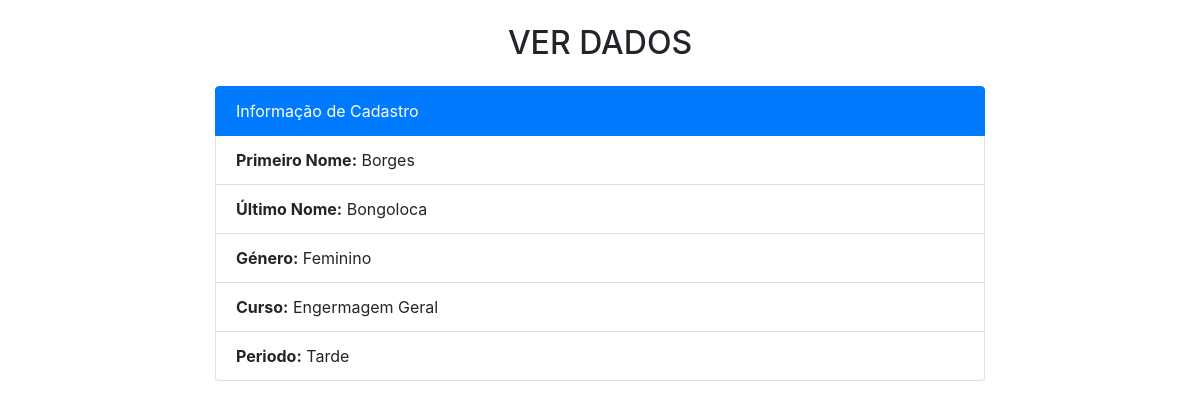
/ver.php?inscrito=75, run on the app's committed database.
### tables this page shows
CREATE TABLE `inscricao` (
  `id` int(15) NOT NULL,
  `primeiro_nome` varchar(100) NOT NULL,
  `ultimo_nome` varchar(100) NOT NULL,
  `genero` varchar(100) NOT NULL,
  `curso` varchar(100) NOT NULL,
  `periodo` varchar(100) DEFAULT NULL
);

### config/Database.php (called while the page is built, shortened)
<?php
class Conexao{
	public $pdo;
	public function __construct(){
			try{
				$pdo= new PDO("mysql:dbname=crud-pdo;host=localhost", "root", "");
				$this->pdo = $pdo;
			}catch(PDOException $e){
				 echo "Falha na Conexão";
            }
        }
		public function selecionarInscritoPorId($id){
			$selecaoPorId = "SELECT * FROM inscricao WHERE id = :id";
			$consulta = $this->pdo->prepare($selecaoPorId);
			$consulta->bindValue(":id", $id);
			$consulta->execute();
			if ($consulta->rowCount() > 0) {
				return $consulta->fetch(PDO::FETCH_ASSOC);
			}
		}
	}
$convite = new Conexao();
?>

### ver.php (the view, shortened to what this page needs)
<?php
include_once("config/Database.php");
$inscrito=filter_input(INPUT_GET,'inscrito',FILTER_SANITIZE_SPECIAL_CHARS);
if (isset($inscrito) && !empty($inscrito)) {
    $bucaInscrito = $convite->selecionarInscritoPorId($inscrito);
    include_once("request/menu.php");
?>
<h2 class="text-center mt-4">VER DADOS</h2>
<div class="col-8 m-auto">
<ul class="list-group mt-4">
  <li class="list-group-item active">Informação de Cadastro</li>
  <li class="list-group-item"><strong>Primeiro Nome:</strong> <?php echo $bucaInscrito['primeiro_nome'];?></li>
  <li class="list-group-item"><strong>Último Nome:</strong> <?php echo $bucaInscrito['ultimo_nome'];?></li>
  <li class="list-group-item"><strong>Género:</strong> <?php echo $bucaInscrito['genero'];?></li>
  <li class="list-group-item"><strong>Curso:</strong> <?php echo $bucaInscrito['curso'];?></li>
  <li class="list-group-item"><strong>Periodo:</strong> <?php echo $bucaInscrito['periodo'];?></li>
</ul>
</div>
</body>
</html>
<?php
}else{
    echo '<script>window.location="../index.php"</script>';
}
?>

### data on the page
inscricao: primeiro_nome "Borges", ultimo_nome "Bongoloca", genero "Feminino", curso "Engermagem Geral", periodo "Tarde"
